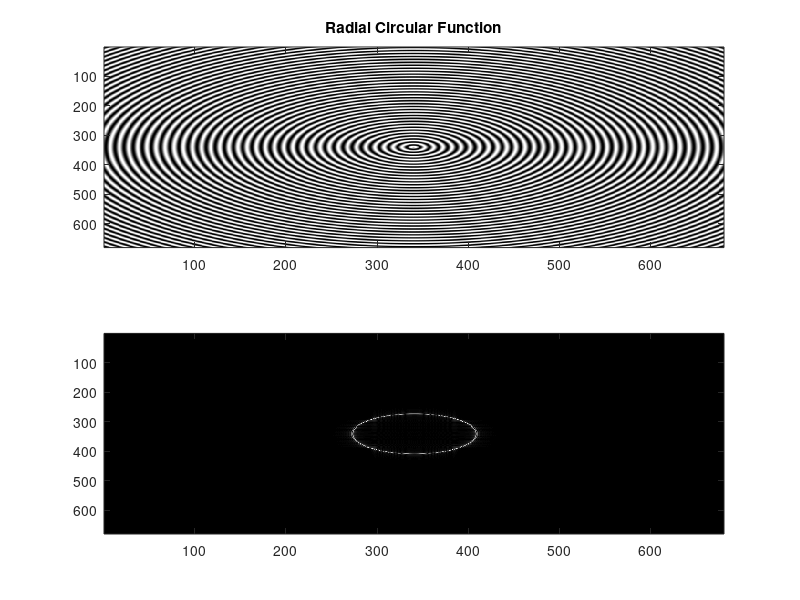

Recreate this plot in MATLAB.
close all;
clear all;
% Define parameters
amplitude = 1;
frequency = 0.1; 
image_size = 680;

% Generate meshgrid
[X, Y] = meshgrid(1:image_size, 1:image_size);

% Compute radial circular function
radius = sqrt((X - image_size/2).^2 + (Y - image_size/2).^2);
circular_function = amplitude * sin(2 * pi * frequency * radius);

M=repmat(circular_function,1,1); % M+M’

% Display the circular function
subplot(2,1,1)
imagesc(M);
title('Radial Circular Function')
colormap(gray)

subplot(2,1,2)
F=fft2(circular_function);
F2=fftshift(F);
imagesc(abs(F2))